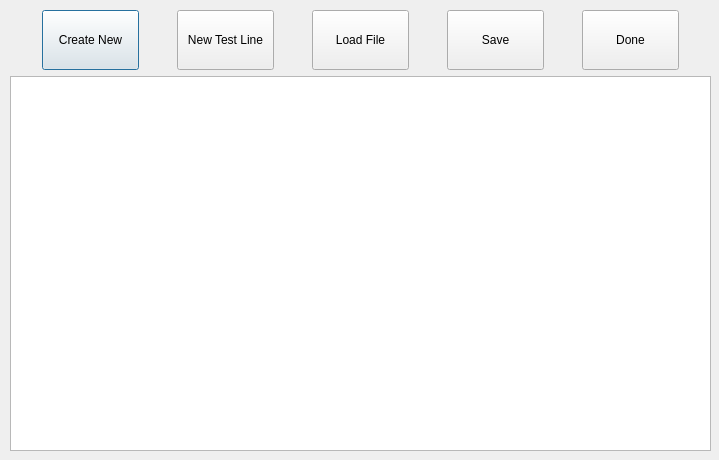
<?xml version="1.0" encoding="UTF-8"?>
<ui version="4.0">
 <class>JsonCreator</class>
 <widget class="QDialog" name="JsonCreator">
  <property name="geometry">
   <rect>
    <x>0</x>
    <y>0</y>
    <width>719</width>
    <height>460</height>
   </rect>
  </property>
  <property name="windowTitle">
   <string>File Work</string>
  </property>
  <property name="windowIcon">
   <iconset>
    <normaloff>logo.png</normaloff>logo.png</iconset>
  </property>
  <widget class="QWidget" name="verticalLayoutWidget">
   <property name="geometry">
    <rect>
     <x>10</x>
     <y>10</y>
     <width>701</width>
     <height>441</height>
    </rect>
   </property>
   <layout class="QVBoxLayout" name="verticalLayout">
    <item>
     <layout class="QHBoxLayout" name="horizontalLayout">
      <item>
       <widget class="QPushButton" name="createNewBtn">
        <property name="minimumSize">
         <size>
          <width>97</width>
          <height>60</height>
         </size>
        </property>
        <property name="maximumSize">
         <size>
          <width>97</width>
          <height>60</height>
         </size>
        </property>
        <property name="text">
         <string>Create New</string>
        </property>
       </widget>
      </item>
      <item>
       <widget class="QPushButton" name="addNewLine">
        <property name="minimumSize">
         <size>
          <width>97</width>
          <height>60</height>
         </size>
        </property>
        <property name="maximumSize">
         <size>
          <width>97</width>
          <height>60</height>
         </size>
        </property>
        <property name="text">
         <string>New Test Line</string>
        </property>
       </widget>
      </item>
      <item>
       <widget class="QPushButton" name="loadExFileBtn">
        <property name="minimumSize">
         <size>
          <width>97</width>
          <height>60</height>
         </size>
        </property>
        <property name="maximumSize">
         <size>
          <width>97</width>
          <height>60</height>
         </size>
        </property>
        <property name="text">
         <string>Load File</string>
        </property>
       </widget>
      </item>
      <item>
       <widget class="QPushButton" name="saveBtn">
        <property name="minimumSize">
         <size>
          <width>97</width>
          <height>60</height>
         </size>
        </property>
        <property name="maximumSize">
         <size>
          <width>97</width>
          <height>60</height>
         </size>
        </property>
        <property name="text">
         <string>Save</string>
        </property>
       </widget>
      </item>
      <item>
       <widget class="QPushButton" name="doneBtn">
        <property name="minimumSize">
         <size>
          <width>97</width>
          <height>60</height>
         </size>
        </property>
        <property name="maximumSize">
         <size>
          <width>97</width>
          <height>60</height>
         </size>
        </property>
        <property name="text">
         <string>Done</string>
        </property>
       </widget>
      </item>
     </layout>
    </item>
    <item>
     <widget class="QTextEdit" name="textEditFileLoad"/>
    </item>
   </layout>
  </widget>
 </widget>
 <resources/>
 <connections/>
</ui>
